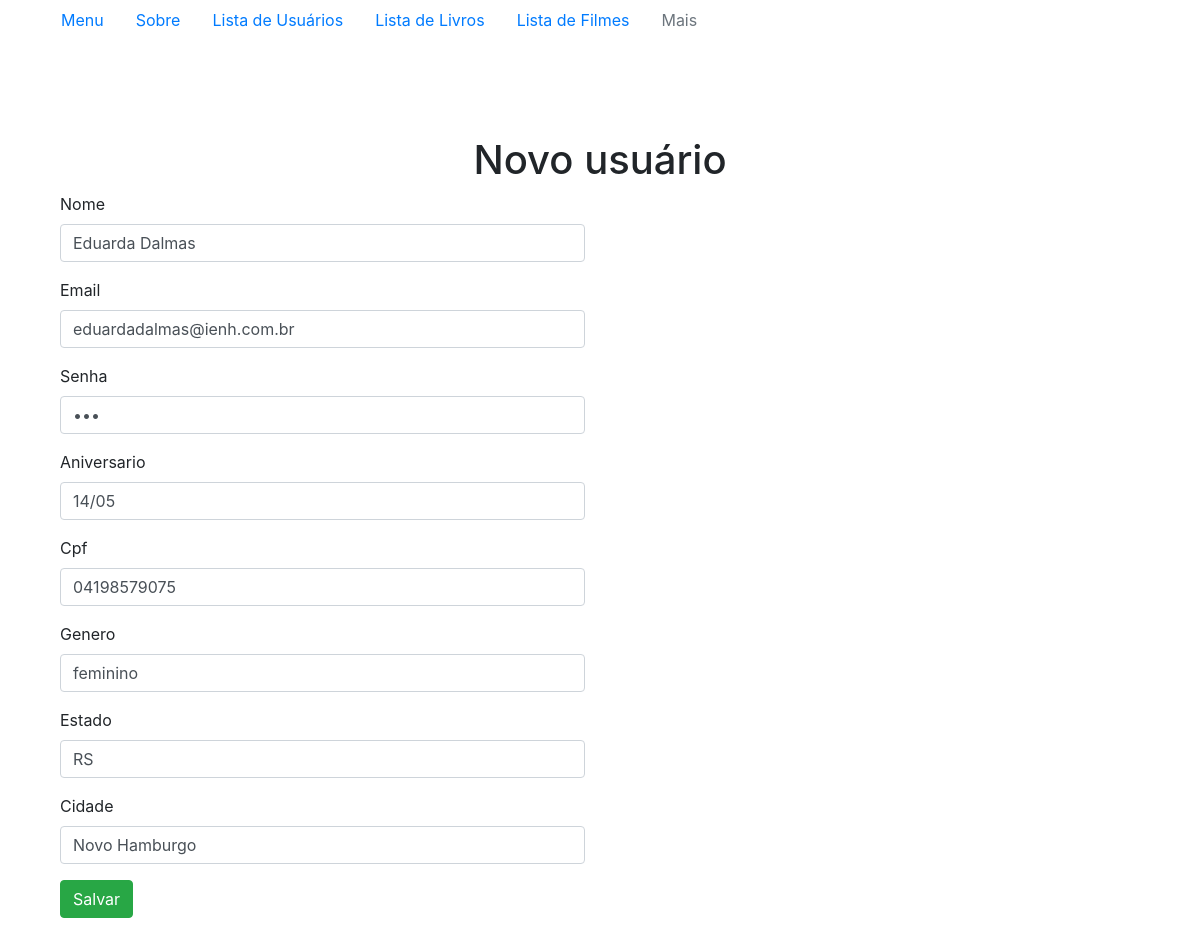
The app's page /usuario/editar/1 with its own data.
### tables this page shows
CREATE TABLE `usuarios` (
  `id` int(11) NOT NULL,
  `nome` varchar(100) NOT NULL,
  `email` varchar(100) DEFAULT NULL,
  `senha` varchar(300) DEFAULT NULL,
  `aniversario` varchar(50) NOT NULL,
  `cpf` varchar(20) NOT NULL,
  `genero` varchar(20) NOT NULL,
  `estado` varchar(20) NOT NULL,
  `cidade` varchar(20) NOT NULL,
  `criado` timestamp NOT NULL DEFAULT current_timestamp(),
  `alterado` timestamp NOT NULL DEFAULT current_timestamp() ON UPDATE current_timestamp()
);

### application/controllers/Usuario.php (called while the page is built, shortened)
<?php
class Usuario extends CI_Controller {
	public function editar($id = null)
	{
		if ($id) {
			$this->load->model('usuario_model');
			$dados = $this->usuario_model->get($id);
			if ($dados->num_rows() > 0 ) {
				$valores['id'] = $dados->row()->id;
				$valores['nome'] = $dados->row()->nome;
				$valores['email'] = $dados->row()->email;
				$valores['senha'] = $dados->row()->senha;
				$valores['aniversario'] = $dados->row()->aniversario;
				$valores['genero'] = $dados->row()->genero;
				$valores['cpf'] = $dados->row()->cpf;
				$valores['estado'] = $dados->row()->estado;
				$valores['cidade'] = $dados->row()->cidade;
			}
			$this->load->view('menu');
			$this->load->view('usuario/novo', $valores);
		}
		else {
			echo "Usuario não localizado";
		}
	}
}

### index.php (called while the page is built, shortened)
<?php
require_once BASEPATH.'core/CodeIgniter.php';

### application/models/Usuario_model.php (called while the page is built, shortened)
<?php
    class usuario_model extends CI_Model {
        public function get($id = null) {
            if ($id) {
                $this->db->where('id', $id);
            }
            $this->db->order_by("nome");
            return $this->db->get('usuarios');
        }
    }
?>

### application/views/usuario/novo.php (the view, shortened to what this page needs)
?><!DOCTYPE html>
<html lang="en">
<head>
</head>
<body>
    <div class="container">
        <h1 class="text-center">Novo usuário</h1>
        <div class="col-md-6">
            <?= form_open('usuario/gravar'); ?>
                <div class="form-group">
                    <label for="nome">Nome</label> <span class="erro"><?php echo form_error('nome') ? : ''; ?></span>
                    <input type="text" name="nome" id="nome" value="<?= set_value('nome') ? : (isset($nome) ? $nome : ''); ?>" class="form-control" autofocus/>
                </div>
                <div class="form-group">
                    <label for="email">Email</label> <span class="erro"><?php echo form_error('email') ? : ''; ?></span>
                    <input type="email" name="email" id="email" value="<?= set_value('email') ? : (isset($email) ? $email : ''); ?>" class="form-control"/>
                </div>
                <div class="form-group">
                    <label for="senha">Senha</label> <span class="erro"><?php echo form_error('senha') ? : ''; ?></span>
                    <input type="password" name="senha" id="senha" value="<?= set_value('senha') ? : (isset($senha) ? $senha : ''); ?>" class="form-control"/>
                </div>
                <div class="form-group">
                    <label for="aniversario">Aniversario</label> <span class="erro"><?php echo form_error('aniversario') ? : ''; ?></span>
                    <input type="text" name="aniversario" id="aniversario" value="<?= set_value('aniversario') ? : (isset($aniversario) ? $aniversario : ''); ?>" class="form-control"/>
                </div>
                <div class="form-group">
                    <label for="cpf">Cpf</label> <span class="erro"><?php echo form_error('cpf') ? : ''; ?></span>
                    <input type="text" name="cpf" id="cpf" value="<?= set_value('cpf') ? : (isset($cpf) ? $cpf : ''); ?>" class="form-control"/>
                </div>
                <div class="form-group">
                    <label for="genero">Genero</label> <span class="erro"><?php echo form_error('genero') ? : ''; ?></span>
                    <input type="text" name="genero" id="genero" value="<?= set_value('genero') ? : (isset($genero) ? $genero : ''); ?>" class="form-control"/>
                </div>
                <div class="form-group">
                    <label for="estado">Estado</label> <span class="erro"><?php echo form_error('estado') ? : ''; ?></span>
                    <input type="text" name="estado" id="estado" value="<?= set_value('estado') ? : (isset($estado) ? $estado : ''); ?>" class="form-control"/>
                </div>
                <div class="form-group">
                    <label for="cidade">Cidade</label> <span class="erro"><?php echo form_error('cidade') ? : ''; ?></span>
                    <input type="text" name="cidade" id="cidade" value="<?= set_value('cidade') ? : (isset($cidade) ? $cidade : ''); ?>" class="form-control"/>
                </div>
                <div class="form-group">
                    <input type="submit"  value="Salvar" class="btn btn-success"/>
                </div>
            <?= form_close(); ?>
        </div>
    </div>
</body>
</html>

### records on screen
usuarios: nome "Eduarda Dalmas", email "eduardadalmas@ienh.com.br", aniversario "14/05", cpf "04198579075", genero "feminino", estado "RS", cidade "Novo Hamburgo"
